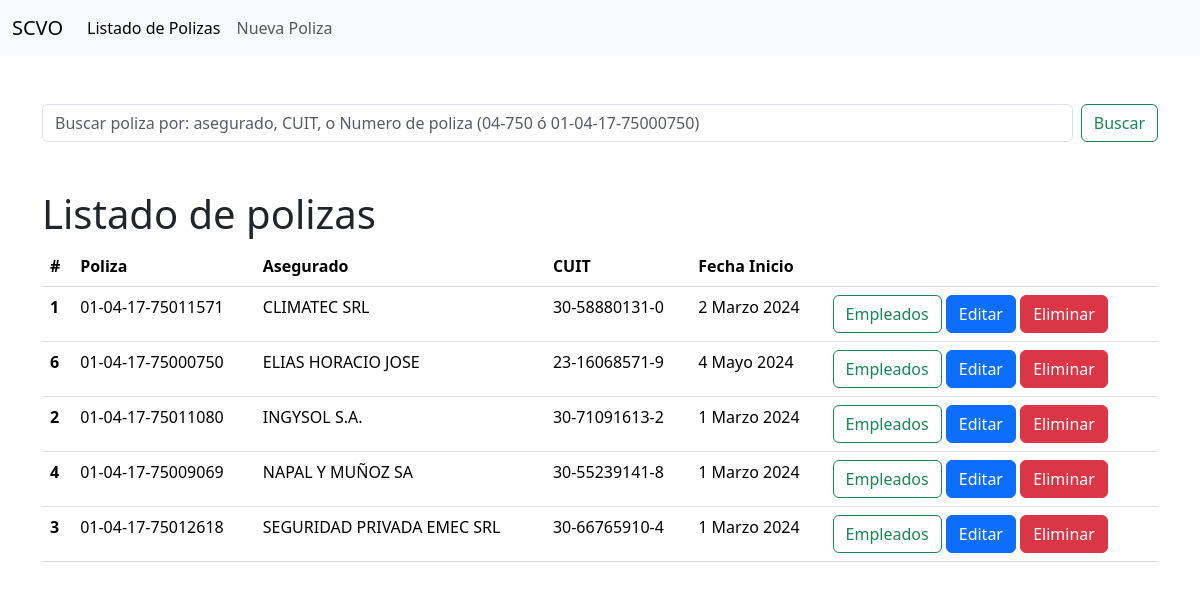
The page / on the database its author committed.
### certificados/models.py (models this page shows, shortened)
class Poliza(models.Model):
    poliza = models.CharField(max_length=20)
    asegurado = models.CharField(max_length=200)
    CUIT = models.CharField(max_length=20)
    fecha= models.DateField()

### certificados/views.py (the view)
# urls.py: path("",views.index, name="index"),
def index(request):
    polizas = Poliza.objects.order_by('asegurado')
    return render(request, 'index.html', {'polizas': polizas})

### certificados/templates/index.html (shortened to what this page needs)
{% extends "./base.html" %}
{% block content %}
<form class="d-flex py-5" action="#" method="get">
  <input class="form-control me-2" type="search"
    placeholder="Buscar poliza por: asegurado, CUIT, o Numero de poliza (04-750 ó 01-04-17-75000750)"
    aria-label="Search" name="poliza">
  <button class="btn btn-outline-success" type="submit">Buscar</button>
</form>
<h1>Listado de polizas</h1>
<table class="table">
  <thead>
    <tr>
      <th scope="col">#</th>
      <th scope="col">Poliza</th>
      <th scope="col">Asegurado</th>
      <th scope="col">CUIT</th>
      <th scope="col">Fecha Inicio</th>
      <th scope="col"></th>
    </tr>
  </thead>
  <tbody>
    {% for poliza in polizas %}
    <tr>
      <th scope="row">{{poliza.id}}</th>
      <td>{{poliza.poliza}}</td>
      <td>{{poliza.asegurado}}</td>
      <td>{{poliza.CUIT}}</td>
      <td>{{poliza.fecha}}</td>
      <td>
        <a href="/listadoEmpleados/{{poliza.id}}"><button class="btn btn-outline-success">Empleados</button></a>
        <a href="/edicionPoliza/{{poliza.id}}"><button class="btn btn-primary">Editar</button></a>
        <a href="/eliminacionPoliza/{{poliza.id}}"><button class="btn btn-danger btnEliminacion">Eliminar</button></a>
      </td>
    </tr>
    {% endfor %}
  </tbody>
</table>
{% endblock %}

### certificados/templates/base.html (shortened to what this page needs)
{% load static %}
<!doctype html>
<html lang="en">
<head>
    <link href="https://cdn.jsdelivr.net/npm/bootstrap@5.3.2/dist/css/bootstrap.min.css" rel="stylesheet"
 />
</head>
<body>
    <header>
        <nav class="navbar navbar-expand-lg bg-body-tertiary">
            <div class="container-fluid">
                <a class="navbar-brand" href="/">SCVO</a>
                <div class="collapse navbar-collapse" id="navbarNav">
                    <ul class="navbar-nav">
                        <li class="nav-item">
                            <a class="nav-link active" aria-current="page" href="/">Listado de Polizas</a>
                        </li>
                        <li class="nav-item">
                            <a class="nav-link" href="./nuevaPoliza">Nueva Poliza</a>
                        </li>
                    </ul>
                </div>
            </div>
        </nav>
    </header>
    <div class="container">
        {% block content %}
        {% endblock %}
    </div>
</body>
</html>

### rows shown on the page
Poliza: id "1", poliza "01-04-17-75011571", asegurado "CLIMATEC SRL", CUIT "30-58880131-0", fecha "2 Marzo 2024"
Poliza: id "6", poliza "01-04-17-75000750", asegurado "ELIAS HORACIO JOSE", CUIT "23-16068571-9", fecha "4 Mayo 2024"
Poliza: id "2", poliza "01-04-17-75011080", asegurado "INGYSOL S.A.", CUIT "30-71091613-2", fecha "1 Marzo 2024"
Poliza: id "4", poliza "01-04-17-75009069", asegurado "NAPAL Y MUÑOZ SA", CUIT "30-55239141-8", fecha "1 Marzo 2024"
Poliza: id "3", poliza "01-04-17-75012618", asegurado "SEGURIDAD PRIVADA EMEC SRL", CUIT "30-66765910-4", fecha "1 Marzo 2024"
